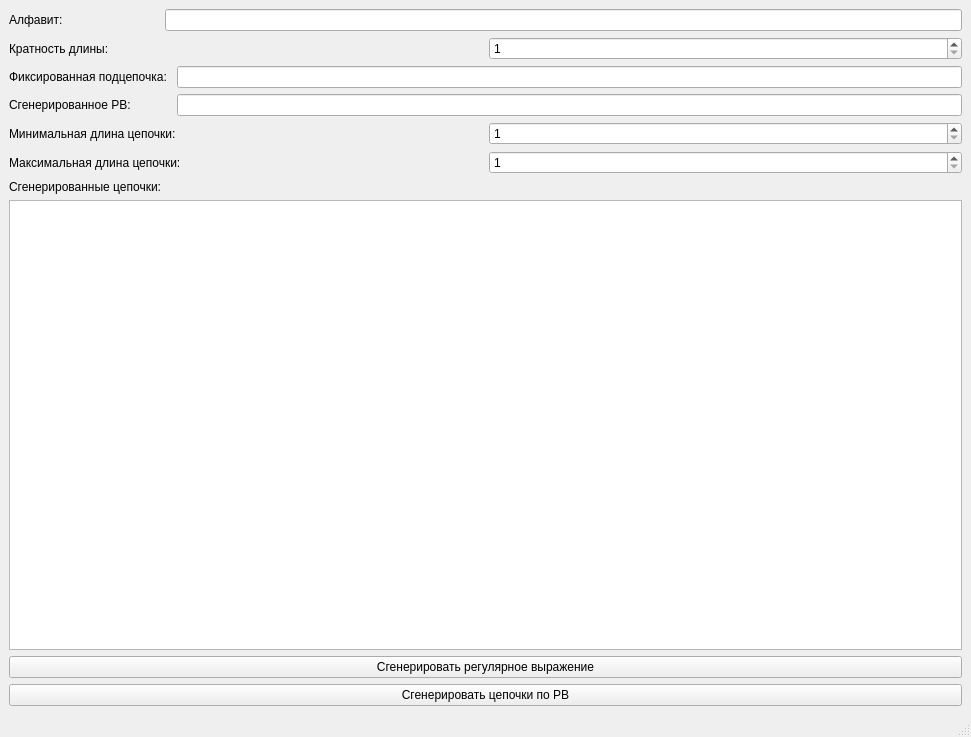
<?xml version="1.0" encoding="UTF-8"?>
<ui version="4.0">
 <class>MainWindow</class>
 <widget class="QMainWindow" name="MainWindow">
  <property name="geometry">
   <rect>
    <x>0</x>
    <y>0</y>
    <width>971</width>
    <height>737</height>
   </rect>
  </property>
  <property name="windowTitle">
   <string>Курсач ТЯП</string>
  </property>
  <widget class="QWidget" name="centralwidget">
   <layout class="QGridLayout" name="gridLayout">
    <item row="2" column="0">
     <layout class="QHBoxLayout" name="horizontalLayout_3">
      <item>
       <widget class="QLabel" name="label_3">
        <property name="text">
         <string>Фиксированная подцепочка: </string>
        </property>
       </widget>
      </item>
      <item>
       <widget class="QLineEdit" name="substrEdit"/>
      </item>
     </layout>
    </item>
    <item row="1" column="0">
     <layout class="QHBoxLayout" name="horizontalLayout_2">
      <item>
       <widget class="QLabel" name="label_2">
        <property name="text">
         <string>Кратность длины: </string>
        </property>
       </widget>
      </item>
      <item>
       <widget class="QSpinBox" name="multSpinBox">
        <property name="minimum">
         <number>1</number>
        </property>
       </widget>
      </item>
     </layout>
    </item>
    <item row="0" column="0">
     <layout class="QVBoxLayout" name="verticalLayout">
      <item>
       <layout class="QHBoxLayout" name="horizontalLayout">
        <item>
         <widget class="QLabel" name="label">
          <property name="text">
           <string>Алфавит:                             </string>
          </property>
         </widget>
        </item>
        <item>
         <widget class="QLineEdit" name="alphabetEdit"/>
        </item>
       </layout>
      </item>
     </layout>
    </item>
    <item row="3" column="0">
     <layout class="QHBoxLayout" name="horizontalLayout_4">
      <item>
       <widget class="QLabel" name="label_4">
        <property name="text">
         <string>Сгенерированное РВ:            </string>
        </property>
       </widget>
      </item>
      <item>
       <widget class="QLineEdit" name="regexEdit">
        <property name="readOnly">
         <bool>true</bool>
        </property>
       </widget>
      </item>
     </layout>
    </item>
    <item row="8" column="0">
     <widget class="QPushButton" name="genRegexButton">
      <property name="text">
       <string>Сгенерировать регулярное выражение</string>
      </property>
     </widget>
    </item>
    <item row="9" column="0">
     <widget class="QPushButton" name="genStringsButton">
      <property name="text">
       <string>Сгенерировать цепочки по РВ</string>
      </property>
     </widget>
    </item>
    <item row="7" column="0">
     <widget class="QPlainTextEdit" name="genStringsEdit">
      <property name="readOnly">
       <bool>true</bool>
      </property>
     </widget>
    </item>
    <item row="4" column="0">
     <layout class="QHBoxLayout" name="horizontalLayout_5">
      <item>
       <widget class="QLabel" name="label_5">
        <property name="text">
         <string>Минимальная длина цепочки:</string>
        </property>
       </widget>
      </item>
      <item>
       <widget class="QSpinBox" name="minLengthSpinBox">
        <property name="minimum">
         <number>1</number>
        </property>
       </widget>
      </item>
     </layout>
    </item>
    <item row="5" column="0">
     <layout class="QHBoxLayout" name="horizontalLayout_6">
      <item>
       <widget class="QLabel" name="label_6">
        <property name="text">
         <string>Максимальная длина цепочки:</string>
        </property>
       </widget>
      </item>
      <item>
       <widget class="QSpinBox" name="maxLengthSpinBox">
        <property name="minimum">
         <number>1</number>
        </property>
       </widget>
      </item>
     </layout>
    </item>
    <item row="6" column="0">
     <widget class="QLabel" name="label_7">
      <property name="text">
       <string>Сгенерированные цепочки:</string>
      </property>
     </widget>
    </item>
   </layout>
  </widget>
  <widget class="QMenuBar" name="menubar">
   <property name="geometry">
    <rect>
     <x>0</x>
     <y>0</y>
     <width>971</width>
     <height>26</height>
    </rect>
   </property>
  </widget>
  <widget class="QStatusBar" name="statusbar"/>
 </widget>
 <resources/>
 <connections/>
</ui>
